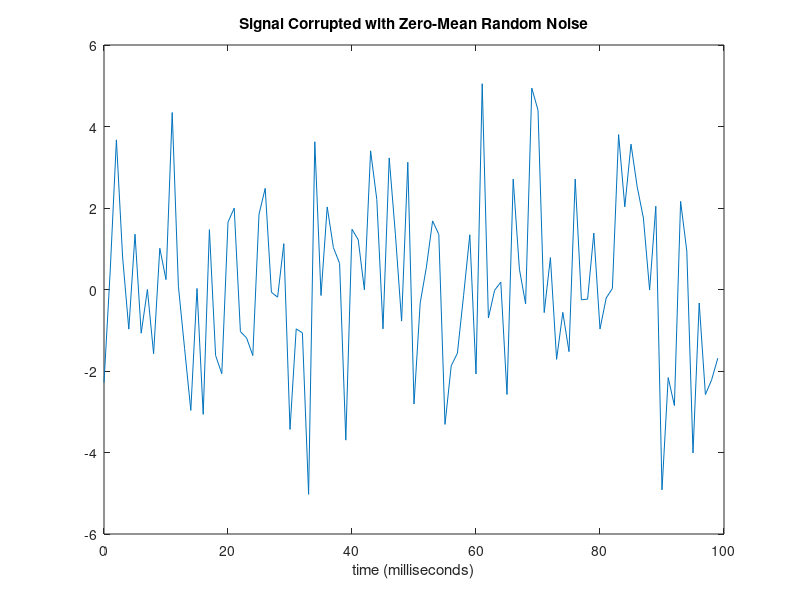
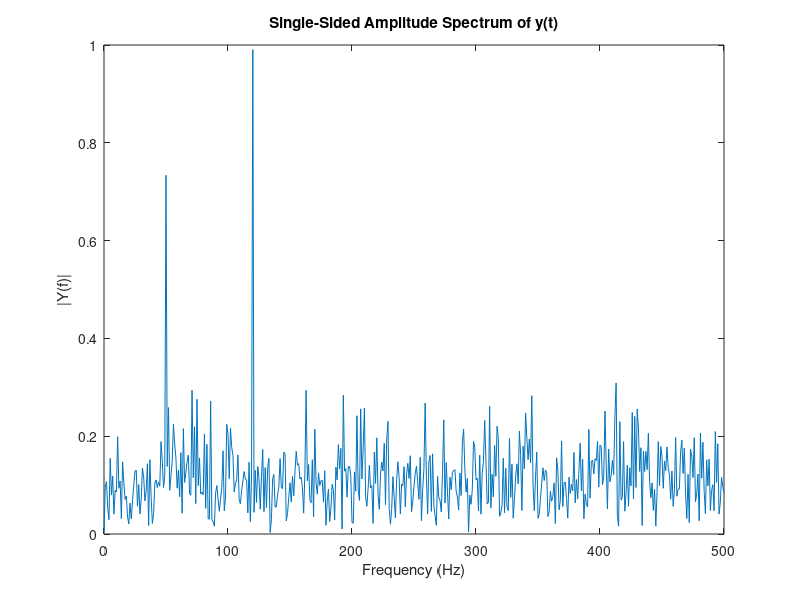

The MATLAB source for these figures, in order:
function [] = fft1()
Fs = 1000;                    % Sampling frequency, 1000 time per second
T = 1/Fs;                     % Sample time
L = 1000;                     % Length of signal
t = (0:L-1)*T;                % Time vector
% Sum of a 50 Hz sinusoid and a 120 Hz sinusoid
x = 0.7*sin(2*pi*50*t) + sin(2*pi*120*t);  % 50 periods of sin height 0.7, and 120 periods of sin height 1
y = x + 2*randn(size(t));     % Sinusoids plus noise
plot(Fs*t(1:100),y(1:100))
title('Signal Corrupted with Zero-Mean Random Noise')
xlabel('time (milliseconds)')

Y=fft(y)/L;

f = 0:Fs/2;
figure;plot(f,2*abs(Y(1:L/2+1)))
title('Single-Sided Amplitude Spectrum of y(t)')
xlabel('Frequency (Hz)')
ylabel('|Y(f)|')

%x1=ifft(Y*L);
%figure;plot(Fs*t(1:50),x1(1:50))
%title('Signal Corrupted with Zero-Mean Random Noise')
%xlabel('time (milliseconds)')

abs(Y(1))